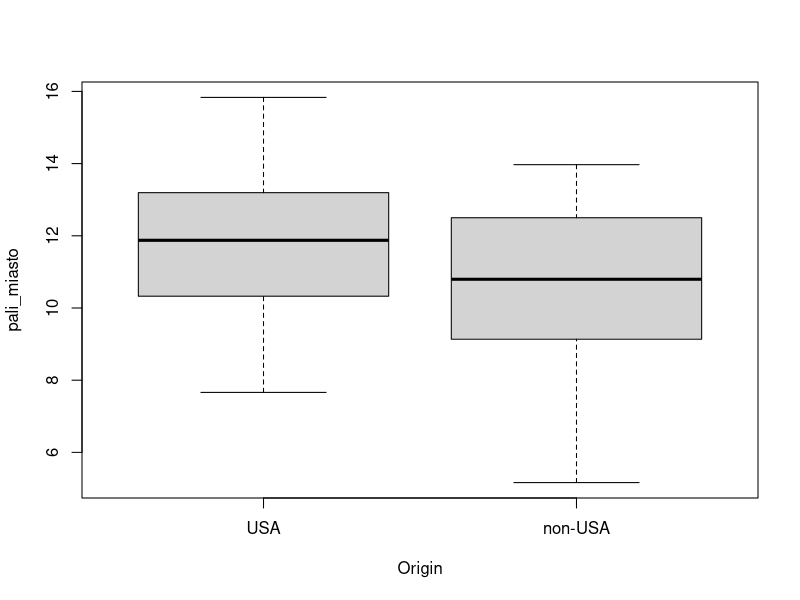
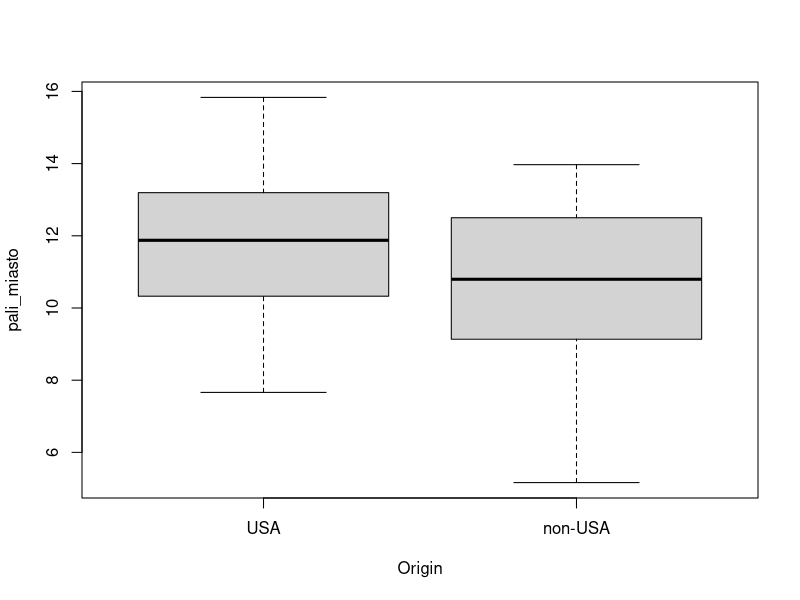
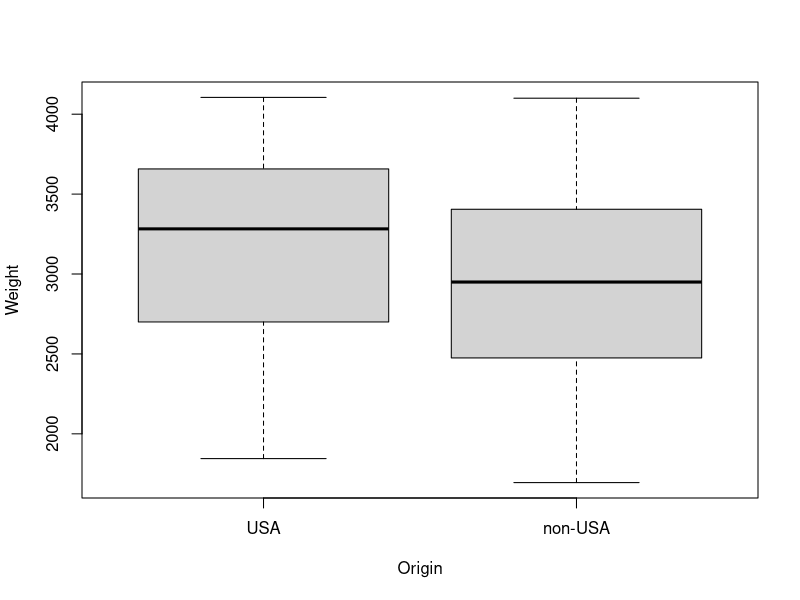
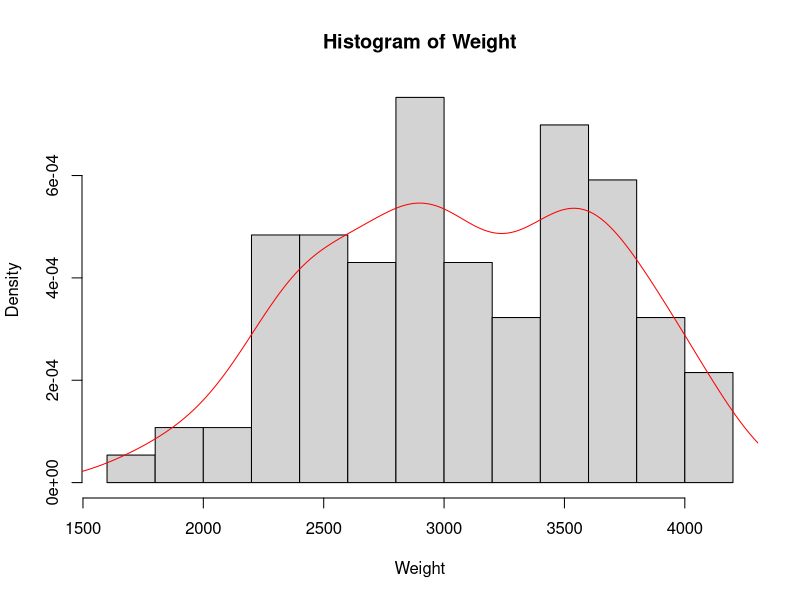
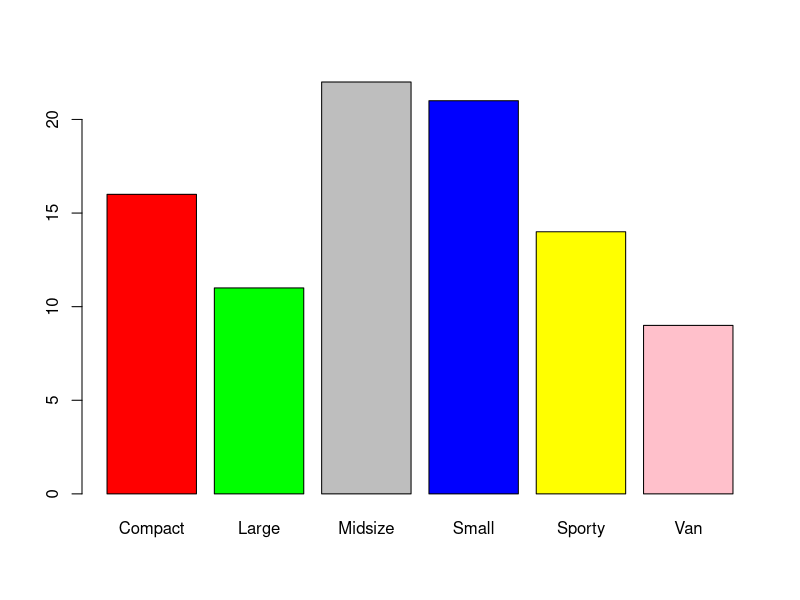
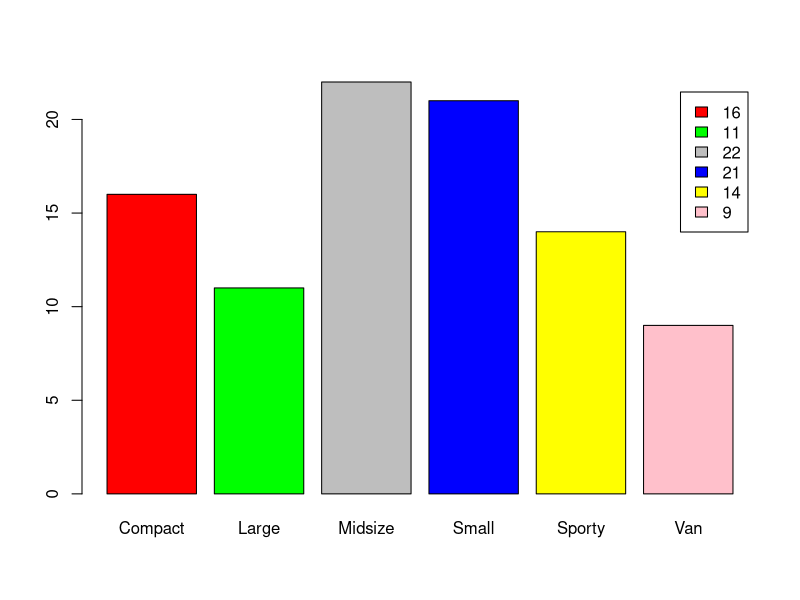
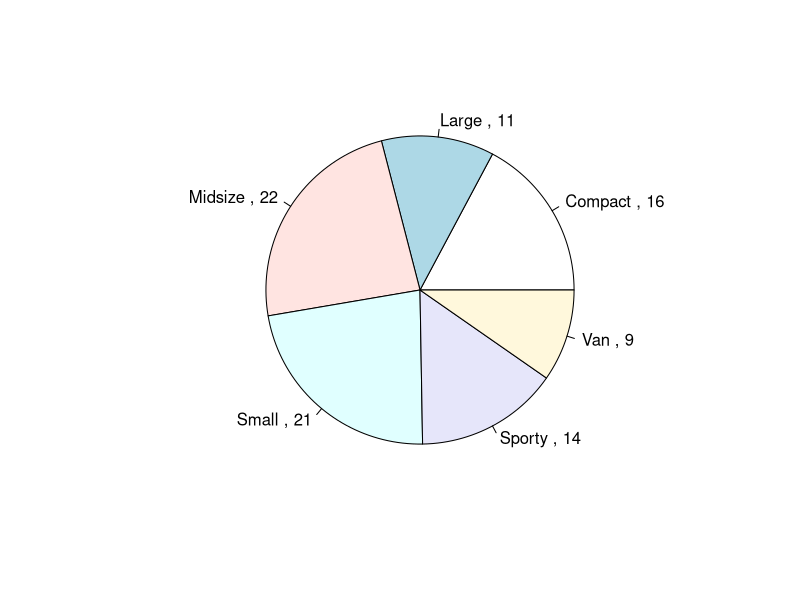

Write the R code that produced these figures, in order.
library(MASS)
data(Cars93)
attach(Cars93)

# a)
?Cars93

# b)
pali_miasto=380/(1.6*MPG.city)
pali_miasto

pali_autostrada=380/(1.6*MPG.highway)
pali_autostrada

waga=0.4536*Weight
waga

cena=4.47*Min.Price   # Trzeba zmienic cene USD na aktualn¹
cena

# c)
summary(cena)
sd(cena)
quantile(cena,0.95)   # 154.1256

# d)
cena[cena>quantile(cena,0.95)]
Model[cena>quantile(cena,0.95)]
Manufacturer[cena>quantile(cena,0.95)]
paste(Manufacturer[cena>quantile(cena,0.95)],Model[cena>quantile(cena,0.95)],cena[cena>quantile(cena,0.95)])

# e) Wykresy skrzynkowe spalania paliwa w miescie osobno dla amerykanskich i 
# nieamerykanskich.


# same obrazki:
boxplot(pali_miasto~Origin)
# obrazki plus opis pude³ek
b=boxplot(pali_miasto~Origin)$stats
b
# f)

# histogram czestosci
boxplot(Weight~Origin)
h <-hist(Weight, freq=F,br=10)
h
#br - sugerowana liczba klas histogramu, R jednak wie lepiej i faktyczna jest 
#tylko zbli¿ona do naszej sugestii
# jadrowy estymator gestosci
lines(density(Weight),col="red")

# g) 
Type
licznosci=summary(Type)

# Wykres slupkowy

barplot(licznosci,col=c("red","green","gray","blue","yellow","pink"))
barplot(licznosci,col=c("red","green","gray","blue","yellow","pink"),
        legend.text =licznosci)
?barplot
# Wykres kolowy
pie(licznosci,labels=paste(names(licznosci),",",licznosci))

detach(Cars93)
